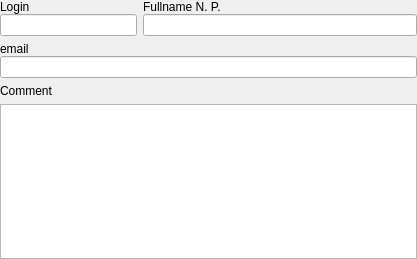
<?xml version="1.0" encoding="UTF-8"?>
<ui version="4.0">
 <class>StudentForm</class>
 <widget class="QWidget" name="StudentForm">
  <property name="windowModality">
   <enum>Qt::WindowModal</enum>
  </property>
  <property name="geometry">
   <rect>
    <x>0</x>
    <y>0</y>
    <width>417</width>
    <height>259</height>
   </rect>
  </property>
  <property name="windowTitle">
   <string>Form</string>
  </property>
  <layout class="QVBoxLayout" name="verticalLayout_5">
   <property name="leftMargin">
    <number>0</number>
   </property>
   <property name="topMargin">
    <number>0</number>
   </property>
   <property name="rightMargin">
    <number>0</number>
   </property>
   <property name="bottomMargin">
    <number>0</number>
   </property>
   <item>
    <layout class="QHBoxLayout" name="horizontalLayout" stretch="1,2">
     <item>
      <layout class="QVBoxLayout" name="verticalLayout">
       <property name="spacing">
        <number>0</number>
       </property>
       <item>
        <widget class="QLabel" name="lbl_login">
         <property name="text">
          <string>Login</string>
         </property>
        </widget>
       </item>
       <item>
        <widget class="QLineEdit" name="edt_login"/>
       </item>
      </layout>
     </item>
     <item>
      <layout class="QVBoxLayout" name="verticalLayout_2">
       <property name="spacing">
        <number>0</number>
       </property>
       <item>
        <widget class="QLabel" name="lbl_fio">
         <property name="text">
          <string>Fullname N. P.</string>
         </property>
        </widget>
       </item>
       <item>
        <widget class="QLineEdit" name="edt_fio"/>
       </item>
      </layout>
     </item>
    </layout>
   </item>
   <item>
    <layout class="QVBoxLayout" name="verticalLayout_3">
     <property name="spacing">
      <number>0</number>
     </property>
     <item>
      <widget class="QLabel" name="lbl_email">
       <property name="text">
        <string>email</string>
       </property>
      </widget>
     </item>
     <item>
      <widget class="QLineEdit" name="edt_email"/>
     </item>
    </layout>
   </item>
   <item>
    <layout class="QVBoxLayout" name="verticalLayout_4">
     <item>
      <widget class="QLabel" name="lbl_comment">
       <property name="text">
        <string>Comment</string>
       </property>
      </widget>
     </item>
     <item>
      <widget class="QTextEdit" name="edt_comment"/>
     </item>
    </layout>
   </item>
  </layout>
 </widget>
 <resources/>
 <connections/>
</ui>
